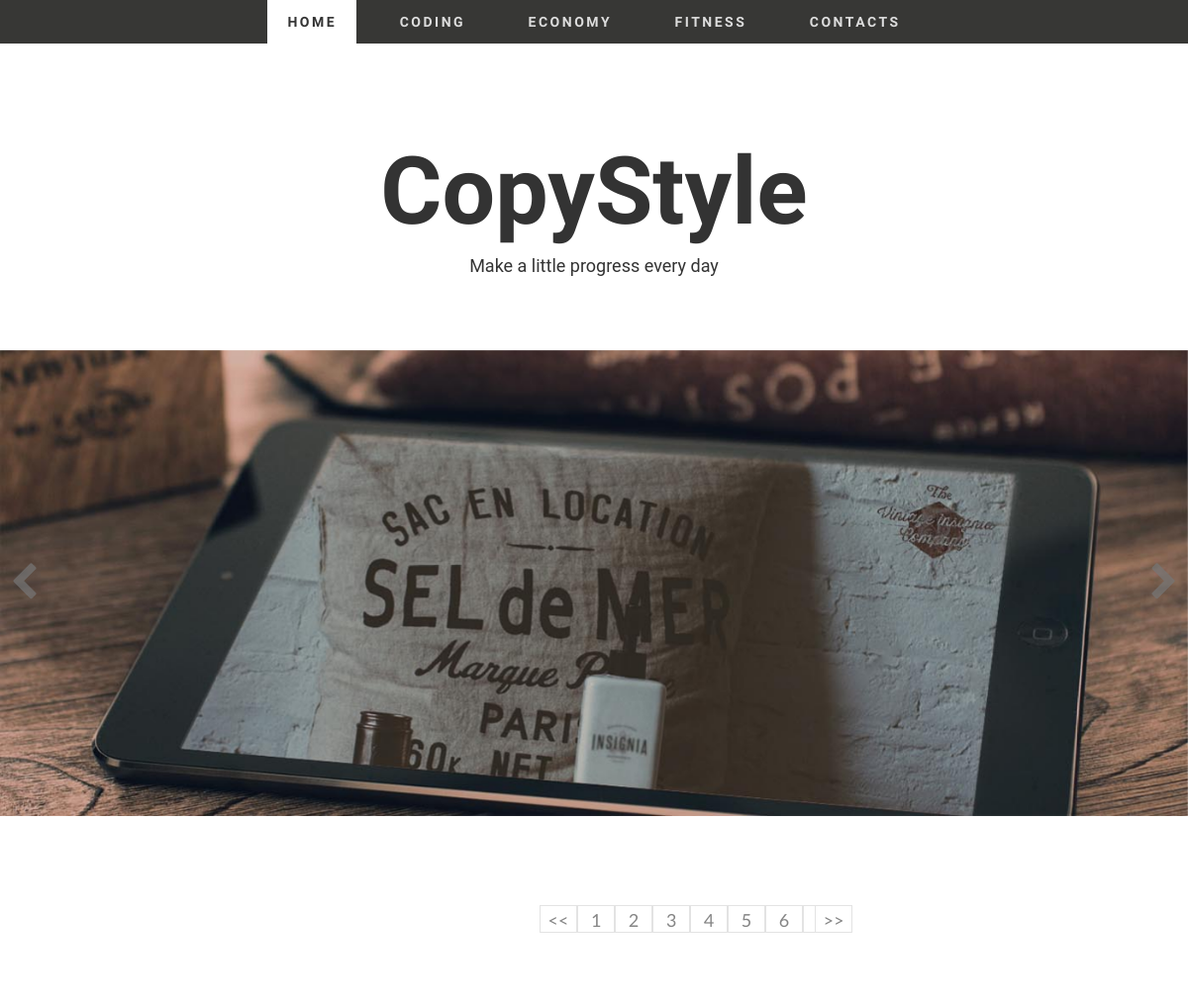
The page /index on the database as committed earlier.
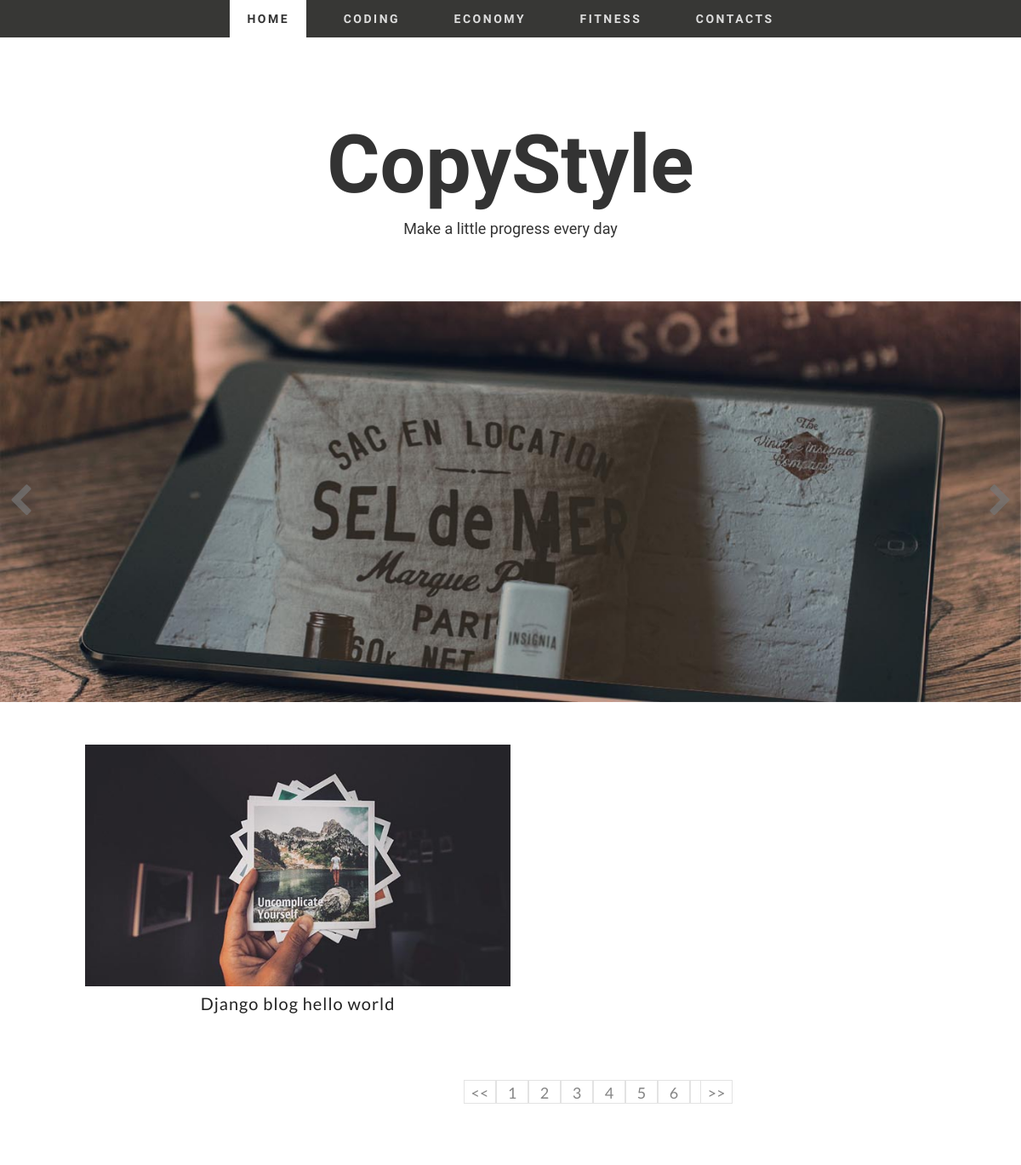
The same page on the database as committed later.
### blog/models.py (models this page shows)
class Article(models.Model):
    article_id = models.IntegerField("ArticleId", primary_key=True, auto_created=True)
    title = models.CharField("ArticleTitle", max_length=100)
    content = models.TextField("ArticleContent")
    abstract = models.TextField("ArticleAbstract", max_length=250)
    create_date = models.DateField("ArticleCreateDate", auto_created=True)
    modify_date = models.DateField("ArticleModifyDate", auto_created=True)
    reading_times = models.IntegerField("ReadingTimes", auto_created=True, default=0)
    block_id = models.ForeignKey(Block, on_delete=models.CASCADE, related_name='articles')

### service/views.py (the view)
# urls.py: url(r'^index$', ImagesHandler.as_view()),
class ImagesHandler(View):
    def get(self, request):
        context = dict()
        context['articles'] = ArticleMgm().get_all_articles()
        return render(request, "index.html", context=context)

### blog/action/article.py (called while the page is built)
    def get_all_articles(self):
        all_articles = get_articles()
        return all_articles

### blog/table/article.py (called while the page is built)
def get_articles(**kwargs):
    articles = Article.objects.all()
    return articles

### templates/index.html (shortened to what this page needs)
<!DOCTYPE html>
<html lang="en">
<head>
  	<link rel="stylesheet" href="../static/assets/css/zerogrid.css">
	<link rel="stylesheet" href="../static/assets/css/style.css">
    <link href="../static/assets/font-awesome/css/font-awesome.min.css" rel="stylesheet" type="text/css">
	<link rel="stylesheet" href="../static/assets/css/menu.css">
	<link rel="stylesheet" href="../static/assets/css/paging.css">
    <link href="../static/assets/owl-carousel/owl.carousel.css" rel="stylesheet">
</head>
<body>
	<div class="wrap-body">
		<div id='cssmenu' class="align-center">
			<ul>
			   <li class="active"><a href='index'><span>Home</span></a></li>
                <li><a href='single.html'><span>Coding</span></a></li>
               <li><a href='single.html'><span>Economy</span></a></li>
               <li><a href='single.html'><span>Fitness</span></a></li>
			   <li class='last'><a href='contact.html'><span>Contacts</span></a></li>
			</ul>
		</div>
		<header class="">
			<div class="logo">
				<hr class="line-1">
				<a href="#">CopyStyle</a>
				<span>Make a little progress every day</span>
				<hr class="line-1">
			</div>
			<div id="owl-slide" class="owl-carousel">
				<div class="item">
					<img src="../static/assets/images/slider1.jpg" />
				</div>
			</div>
		</header>
		<section id="container">
			<div class="wrap-container">
				<div id="main-content">
					<div class="wrap-content">
						<div class="zerogrid">
							<div class="row">
							    {% for article in articles %}
							        <div class="col-1-2">
							        	<article>
							        		<div class="post-thumbnail-wrap">
							        			<a href="/article/{{ article.article_id }}"  class="portfolio-box">
							        				<img src="../static/assets/images/{{ article.article_id }}.jpg" alt="">
							        			</a>
							        		</div>
							        		<div class="entry-header ">
							    				<h3 class="entry-title">{{ article.title }}</h3>
							        		</div>
							        	</article>
							    	</div>
							    {% endfor %}
							</div>
							<div class="dv-big-page">
								<div class="dv-margin-left"></div>
									<div class="dv-page-box">
										 <div class="dv-page-position-box">
											<li class="li_prew"><<</li>
												<div id="div_li_btn_mid">
												  <div class="dv_btns_box">
													<li class="li_btn">1</li>
													<li class="li_btn">2</li>
													<li class="li_btn">3</li>
												    <li class="li_btn">4</li>
													<li class="li_btn">5</li>
													<li class="li_btn">6</li>
													<li class="li_btn">7</li>
												  </div>
											   </div>
											<li class="li_next">>></li>
										</div>
									</div>
								</div>
							</div>
						</div>
					</div>
				</div>
			</div>
</body>
</html>

### static/assets/css/zerogrid.css (style rules this page uses)
.zerogrid { width: 1000px; position: relative; margin: 0 auto; padding: 0px; }
.zerogrid:after { content: "\0020"; display: block; height: 0; clear: both; visibility: hidden; }
.zerogrid .row:before,.row:after { content: '\0020'; display: block; overflow: hidden; visibility: hidden; width: 0; height: 0; }
.zerogrid .row:after { clear: both; }
.zerogrid .row { zoom: 1; }
.zerogrid .col-1-2, .zerogrid .col-1-3, .zerogrid .col-2-3, .zerogrid .col-1-4, .zerogrid .col-2-4, .zerogrid .col-3-4, .zerogrid .col-1-5, .zerogrid .col-2-5, .zerogrid .col-3-5, .zerogrid .col-4-5, .zerogrid .col-1-6, .zerogrid .col-2-6, .zerogrid .col-3-6, .zerogrid .col-4-6, .zerogrid .col-5-6 { float:left; display: inline-block; }
.zerogrid .col-1-2,.zerogrid .col-1-2-fixed { width:50%; }

### static/assets/css/style.css (style rules this page uses)
a,abbr,acronym,address,applet,article,aside,audio,b,blockquote,big,body,center,canvas,caption,cite,code,command,datalist,dd,del,details,dfn,dl,div,dt,em,embed,fieldset,figcaption,figure,font,footer,form,h1,h2,h3,h4,h5,h6,header,hgroup,html,i,iframe,img,ins,kbd,keygen,label,legend,li,meter,nav,object,ol,output,p,pre,progress,q,s,samp,section,small,span,source,strike,strong,sub,sup,table,tbody,tfoot,thead,th,tr,tdvideo,tt,u,ul,var { background:transparent;border:0 none;font-size:100%;margin:0;padding:0;border:0;outline:0;vertical-align:top; }
ol, ul { list-style:none; }
img { vertical-align:top; }
article, aside, audio, canvas, command, datalist, details, embed, figcaption, figure, footer, header, hgroup, keygen, meter, nav, output, progress, section, source, video { display:block; }
* { -webkit-box-sizing: border-box; -moz-box-sizing: border-box; box-sizing: border-box; }
html { -webkit-text-size-adjust: none; }
img { max-width:100%; height: auto;width: auto\9; }
a { color: #7fcaad;text-decoration: none; }
h3, h4 { font-size: 20px;line-height: 20px; }
.post:after, .post:before, article:after, article:before, section:after, section:before { clear: both; content: '\0020'; display: block; visibility: hidden; width: 0; height: 0; }
hr { border: 0;height: 3px;margin: 20px auto; }
hr.line-1 { background: #fff;max-width: 30px; }
html, body { width:100%; padding:0; margin:0; }
body { font: 14px/25px Arial, Helvetica, sans-serif;font-family: "Lato",sans-serif;background: #fff; }
header { text-align: center;background: #fff; }
header .logo { color: #333;padding: 45px 0 30px; }
header .logo a { font-family: 'Dancing Script', cursive;font-size: 95px;color: #333;font-weight: bold;display: block;line-height: 1.3; }
header .logo span { font-family: 'Roboto', sans-serif;font-size: 18px; }
#main-content .wrap-content { padding: 30px 0; }
article { background: #ffffff; color: #3F3F3F; margin-bottom: 40px; }
article:after, article:before { clear: both; content: '\0020'; display: block; visibility: hidden; width: 0; height: 0; }
article .post-thumbnail-wrap { text-align: center;width: 100%;margin-bottom: 10px; }
article h3.entry-title { font-size: 20px;margin: 10px 0 5px;font-weight: 500;letter-spacing: 1px;color: #222; }
article .entry-header { text-align: center; }
.owl-carousel { margin-bottom: 20px; }
.owl-carousel .item { position: relative; }
.portfolio-box { display: block;position: relative;margin: 0 auto; }

### static/assets/css/paging.css (style rules this page uses)
.dv-big-page { clear:both; width: 960px; height: 30px; margin-left:auto; margin-right:auto; }
.dv-page-position-box { width:320px; height:30px; margin:auto; }
.dv-margin-left { float:left; width: 210px; height: 30px; }
.dv-page-box { float:left; margin-top:40px; margin-bottom:40px; width: 750px; height: 30px; }
.li_prew { width: 38px; height: 28px; border: solid 1px #e3e3e3; text-align: center; list-style: none; cursor: pointer; float: left; font-size: 18px; color:#858585; line-height:28px; }
.li_btn { width: 38px; height: 28px; border: solid 1px #e3e3e3; text-align: center; list-style: none; cursor: pointer; float: left; line-height:28px; font-size: 18px; color:#858585; }
.li_next { width: 38px; height: 28px; border: solid 1px #e3e3e3; text-align: center; list-style: none; cursor: pointer; float: left; line-height:28px; font-size: 18px; color:#858585; }
.dv_btns_box { width: 280px; }
#div_li_btn_mid { width: 240px; height: 30px; float: left; overflow: hidden; }

Rows that differ between the two databases and show on the page:
added Article: title "Django blog hello world"
